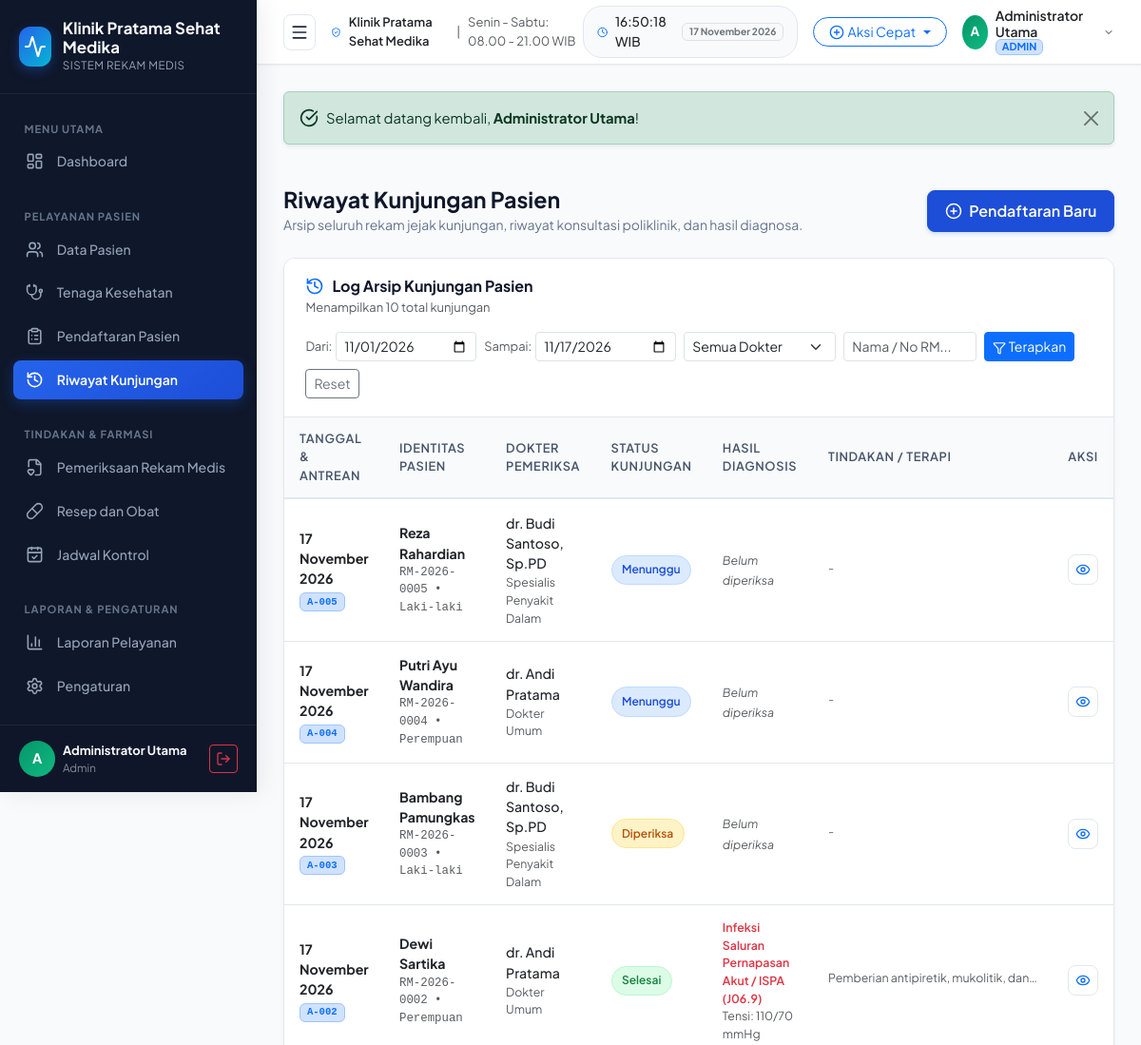
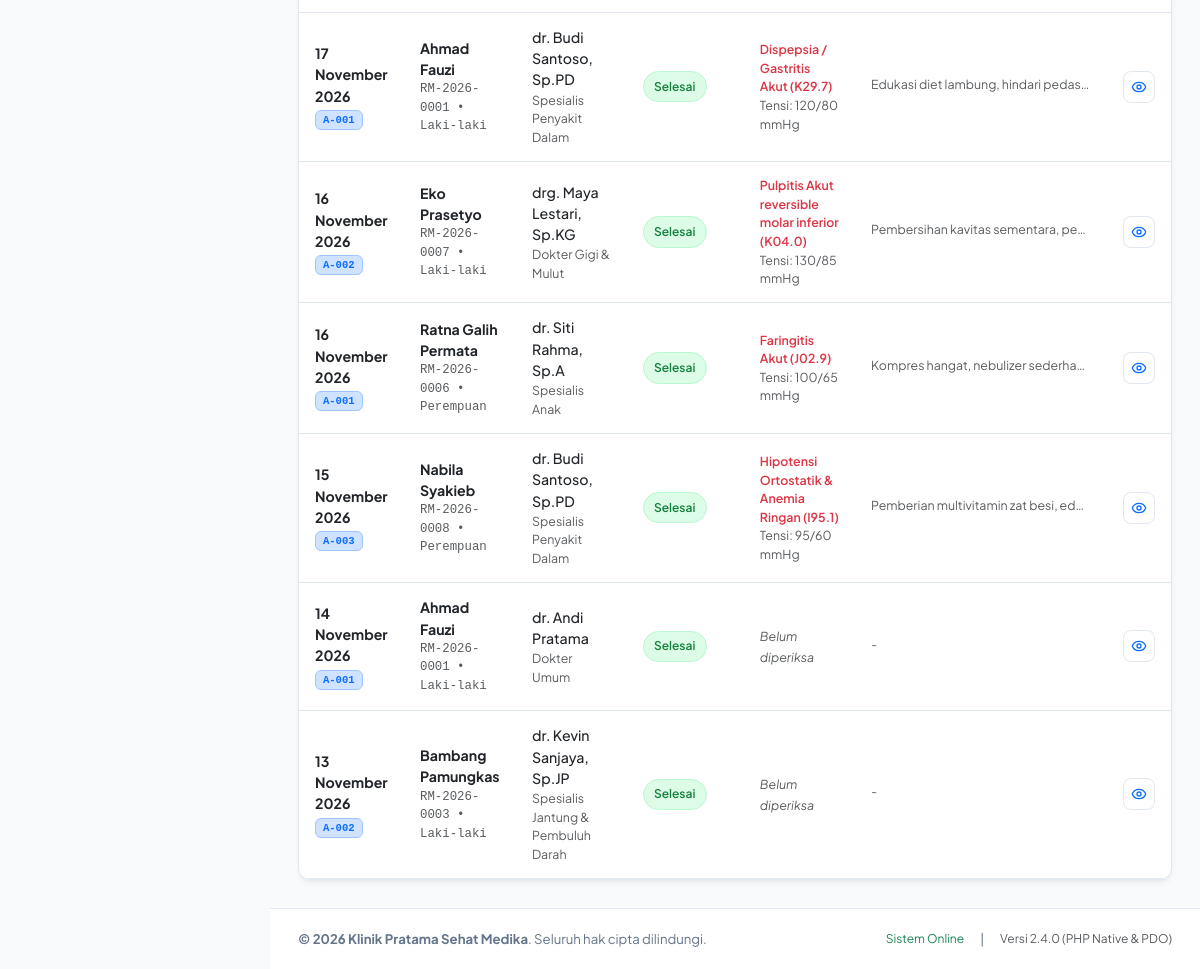
/pages/kunjungan.php (signed in), run on the app's committed database (2 pictures, top to bottom).
### tables this page shows
CREATE TABLE `pengaturan_klinik` (
  `id` INT PRIMARY KEY,
  `nama_klinik` VARCHAR(150) NOT NULL,
  `slogan` VARCHAR(255) DEFAULT 'Melayani dengan Sepenuh Hati dan Profesional',
  `alamat_klinik` TEXT NOT NULL,
  `no_telepon` VARCHAR(30) NOT NULL,
  `email_klinik` VARCHAR(100) NOT NULL,
  `website` VARCHAR(100) DEFAULT 'www.klinikmedika.com',
  `pimpinan_klinik` VARCHAR(100) NOT NULL,
  `jam_operasional` VARCHAR(150) DEFAULT 'Senin - Sabtu: 08.00 - 21.00 WIB',
  `logo` VARCHAR(255) DEFAULT 'logo-klinik.png'
);

CREATE TABLE `users` (
  `id` INT AUTO_INCREMENT PRIMARY KEY,
  `username` VARCHAR(50) NOT NULL UNIQUE,
  `password` VARCHAR(255) NOT NULL,
  `nama_lengkap` VARCHAR(100) NOT NULL,
  `role` ENUM('admin', 'dokter', 'petugas') NOT NULL DEFAULT 'admin',
  `email` VARCHAR(100) DEFAULT NULL,
  `foto` VARCHAR(255) DEFAULT 'default-avatar.png',
  `created_at` DATETIME DEFAULT CURRENT_TIMESTAMP,
  `updated_at` DATETIME DEFAULT CURRENT_TIMESTAMP ON UPDATE CURRENT_TIMESTAMP
);

CREATE TABLE `pendaftaran` (
  `id` INT AUTO_INCREMENT PRIMARY KEY,
  `nomor_antrean` VARCHAR(20) NOT NULL,
  `id_pasien` INT NOT NULL,
  `id_dokter` INT NOT NULL,
  `tanggal_kunjungan` DATE NOT NULL,
  `keluhan_awal` TEXT DEFAULT NULL,
  `jenis_pasien` ENUM('Umum', 'BPJS', 'Asuransi Swasta') NOT NULL DEFAULT 'Umum',
  `status` ENUM('Menunggu', 'Diperiksa', 'Selesai', 'Dibatalkan') NOT NULL DEFAULT 'Menunggu',
  `created_at` DATETIME DEFAULT CURRENT_TIMESTAMP,
  INDEX (`tanggal_kunjungan`),
  INDEX (`status`),
  CONSTRAINT `fk_pendaftaran_pasien` FOREIGN KEY (`id_pasien`) REFERENCES `pasien` (`id`) ON DELETE CASCADE,
  CONSTRAINT `fk_pendaftaran_dokter` FOREIGN KEY (`id_dokter`) REFERENCES `dokter` (`id`) ON DELETE RESTRICT
);

CREATE TABLE `pasien` (
  `id` INT AUTO_INCREMENT PRIMARY KEY,
  `nomor_rm` VARCHAR(20) NOT NULL UNIQUE,
  `nik` VARCHAR(20) NOT NULL,
  `nama_pasien` VARCHAR(100) NOT NULL,
  `jenis_kelamin` ENUM('Laki-laki', 'Perempuan') NOT NULL,
  `tempat_lahir` VARCHAR(50) DEFAULT NULL,
  `tanggal_lahir` DATE NOT NULL,
  `alamat` TEXT NOT NULL,
  `no_telepon` VARCHAR(25) NOT NULL,
  `gol_darah` ENUM('A', 'B', 'AB', 'O', '-') DEFAULT '-',
  `alergi` VARCHAR(255) DEFAULT 'Tidak Ada',
  `created_at` DATETIME DEFAULT CURRENT_TIMESTAMP,
  `updated_at` DATETIME DEFAULT CURRENT_TIMESTAMP ON UPDATE CURRENT_TIMESTAMP
);

CREATE TABLE `dokter` (
  `id` INT AUTO_INCREMENT PRIMARY KEY,
  `nip` VARCHAR(30) NOT NULL UNIQUE,
  `nama_dokter` VARCHAR(100) NOT NULL,
  `spesialisasi` VARCHAR(100) NOT NULL,
  `no_telepon` VARCHAR(25) NOT NULL,
  `email` VARCHAR(100) DEFAULT NULL,
  `jadwal_praktek` VARCHAR(255) NOT NULL,
  `status` ENUM('Aktif', 'Cuti', 'Nonaktif') NOT NULL DEFAULT 'Aktif',
  `created_at` DATETIME DEFAULT CURRENT_TIMESTAMP,
  `updated_at` DATETIME DEFAULT CURRENT_TIMESTAMP ON UPDATE CURRENT_TIMESTAMP
);

CREATE TABLE `rekam_medis` (
  `id` INT AUTO_INCREMENT PRIMARY KEY,
  `id_pendaftaran` INT NOT NULL UNIQUE,
  `id_pasien` INT NOT NULL,
  `id_dokter` INT NOT NULL,
  `tanggal_pemeriksaan` DATETIME DEFAULT CURRENT_TIMESTAMP,
  `keluhan` TEXT NOT NULL,
  `tekanan_darah` VARCHAR(20) DEFAULT '-',
  `suhu_tubuh` DECIMAL(4,1) DEFAULT NULL,
  `berat_badan` DECIMAL(5,1) DEFAULT NULL,
  `tinggi_badan` DECIMAL(5,1) DEFAULT NULL,
  `diagnosis` TEXT NOT NULL,
  `tindakan` TEXT NOT NULL,
  `catatan_dokter` TEXT DEFAULT NULL,
  `created_at` DATETIME DEFAULT CURRENT_TIMESTAMP,
  CONSTRAINT `fk_rm_pendaftaran` FOREIGN KEY (`id_pendaftaran`) REFERENCES `pendaftaran` (`id`) ON DELETE CASCADE,
  CONSTRAINT `fk_rm_pasien` FOREIGN KEY (`id_pasien`) REFERENCES `pasien` (`id`) ON DELETE CASCADE,
  CONSTRAINT `fk_rm_dokter` FOREIGN KEY (`id_dokter`) REFERENCES `dokter` (`id`) ON DELETE RESTRICT
);

### pages/kunjungan.php (the view, shortened to what the rows shown need)
<?php
require_once __DIR__ . '/../includes/header.php';
$filter_dari = $_GET['dari'] ?? date('Y-m-01');
$filter_sampai = $_GET['sampai'] ?? date('Y-m-d');
$sql = "
    SELECT p.*, pas.nomor_rm, pas.nama_pasien, pas.nik, pas.jenis_kelamin, pas.no_telepon, pas.gol_darah,
           d.nama_dokter, d.spesialisasi,
           rm.id AS id_rekam_medis, rm.diagnosis, rm.tindakan, rm.tekanan_darah, rm.suhu_tubuh
    FROM pendaftaran p
    JOIN pasien pas ON p.id_pasien = pas.id
    JOIN dokter d ON p.id_dokter = d.id
    LEFT JOIN rekam_medis rm ON p.id = rm.id_pendaftaran
    WHERE 1=1
";
$params = [];
if (!empty($filter_dari)) {
    $sql .= " AND p.tanggal_kunjungan >= ?";
    $params[] = $filter_dari;
}
if (!empty($filter_sampai)) {
    $sql .= " AND p.tanggal_kunjungan <= ?";
    $params[] = $filter_sampai;
}
$sql .= " ORDER BY p.tanggal_kunjungan DESC, p.id DESC";
$stmt = $pdo->prepare($sql);
$stmt->execute($params);
$kunjungan_list = $stmt->fetchAll();
?>
<div class="page-header">
  <div>
    <h2 class="page-title">Riwayat Kunjungan Pasien</h2>
  </div>
</div>
<div class="card-custom">
  <div class="table-responsive">
    <table class="table-custom">
      <thead>
        <tr>
          <th>Tanggal & Antrean</th>
          <th>Identitas Pasien</th>
          <th>Dokter Pemeriksa</th>
          <th>Status Kunjungan</th>
          <th>Hasil Diagnosis</th>
          <th>Tindakan / Terapi</th>
          <th class="text-end">Aksi</th>
        </tr>
      </thead>
      <tbody>
        <?php if (!empty($kunjungan_list)): ?>
          <?php foreach ($kunjungan_list as $row): ?>
            <tr>
              <td>
                <div class="fw-bold text-dark"><?= format_date_id($row['tanggal_kunjungan']); ?></div>
                <span class="badge bg-primary-subtle text-primary border border-primary-subtle font-monospace">
                  <?= e($row['nomor_antrean']); ?>
                </span>
              </td>
              <td>
                <div class="fw-bold text-dark"><?= e($row['nama_pasien']); ?></div>
                <div class="small text-muted font-monospace"><?= e($row['nomor_rm']); ?> &bull; <?= e($row['jenis_kelamin']); ?></div>
              </td>
              <td>
                <div class="fw-medium text-dark"><?= e($row['nama_dokter']); ?></div>
                <div class="small text-muted"><?= e($row['spesialisasi']); ?></div>
              </td>
              <td>
                <?php if ($row['status'] === 'Selesai'): ?>
                  <span class="badge-custom badge-success-soft">Selesai</span>
                <?php elseif ($row['status'] === 'Diperiksa'): ?>
                  <span class="badge-custom badge-warning-soft">Diperiksa</span>
                <?php elseif ($row['status'] === 'Menunggu'): ?>
                  <span class="badge-custom badge-primary-soft">Menunggu</span>
                <?php else: ?>
                  <span class="badge-custom badge-danger-soft">Batal</span>
                <?php endif; ?>
              </td>
              <td>
                <?php if (!empty($row['diagnosis'])): ?>
                  <div class="fw-semibold text-danger small"><?= e($row['diagnosis']); ?></div>
                  <div class="small text-muted">Tensi: <?= e($row['tekanan_darah']); ?> mmHg</div>
                <?php else: ?>
                  <span class="text-muted small fst-italic">Belum diperiksa</span>
                <?php endif; ?>
              </td>
              <td>
                <span class="small text-muted text-truncate d-inline-block" style="max-width:220px;" title="<?= e($row['tindakan']); ?>">
                  <?= e($row['tindakan'] ?: '-'); ?>
                </span>
              </td>
              <td class="text-end">
                <a href="<?= base_url('pages/kunjungan.php?id=' . $row['id']); ?>" class="btn-action-icon text-primary" title="Lihat Detail Lengkap">
                  <i data-lucide="eye" style="width:16px;height:16px;"></i>
                </a>
              </td>
            </tr>
          <?php endforeach; ?>
        <?php else: ?>
          <tr>
            <td colspan="7" class="text-center py-4 text-muted">Tidak ada data riwayat kunjungan yang sesuai dengan filter.</td>
          </tr>
        <?php endif; ?>
      </tbody>
    </table>
  </div>
</div>
<?php require_once __DIR__ . '/../includes/footer.php'; ?>

### includes/sidebar.php (shortened to what the rows shown need)
<aside class="app-sidebar" id="appSidebar">
  <div class="sidebar-header">
    <div class="d-flex flex-column">
      <span class="sidebar-brand-title"><?= e($clinic['nama_klinik']); ?></span>
      <span class="sidebar-brand-subtitle">Sistem Rekam Medis</span>
    </div>
  </div>
  <div class="sidebar-footer">
    <div class="d-flex align-items-center justify-content-between">
      <div class="d-flex align-items-center gap-2 overflow-hidden">
        <div class="user-avatar">
          <?= strtoupper(substr($user_active['nama_lengkap'] ?? 'U', 0, 1)); ?>
        </div>
        <div class="d-flex flex-column text-truncate" style="max-width: 140px;">
          <span class="text-light small fw-bold text-truncate"><?= e($user_active['nama_lengkap'] ?? 'User'); ?></span>
          <span class="text-white-50 text-capitalize" style="font-size:0.725rem;"><?= e($user_active['role'] ?? 'Petugas'); ?></span>
        </div>
      </div>
    </div>
  </div>
</aside>

### includes/navbar.php (shortened to what the rows shown need)
<header class="app-navbar">
  <div class="d-flex align-items-center gap-3">
    <div class="d-none d-md-flex align-items-center gap-2 text-muted small">
      <i data-lucide="shield-check" class="text-primary" style="width:18px;height:18px;"></i>
      <span class="fw-semibold text-dark"><?= e($clinic['nama_klinik']); ?></span>
      <span class="text-secondary-subtle">|</span>
      <span><?= e($clinic['jam_operasional']); ?></span>
    </div>
  </div>
  <div class="d-flex align-items-center gap-3">
    <div class="dropdown">
      <button class="btn p-0 border-0 d-flex align-items-center gap-2" type="button" data-bs-toggle="dropdown" aria-expanded="false">
        <div class="user-avatar" style="width:36px;height:36px;font-size:0.85rem;">
          <?= strtoupper(substr($user_active['nama_lengkap'] ?? 'U', 0, 1)); ?>
        </div>
        <div class="d-none d-sm-flex flex-column text-start">
          <span class="fw-semibold text-dark small" style="line-height:1.2;"><?= e($user_active['nama_lengkap'] ?? 'User'); ?></span>
          <span class="badge bg-primary-subtle text-primary border border-primary-subtle" style="font-size:0.68rem;padding:2px 6px;width:fit-content;">
            <?= strtoupper(e($user_active['role'] ?? 'Petugas')); ?>
          </span>
        </div>
        <i data-lucide="chevron-down" class="text-muted" style="width:16px;height:16px;"></i>
      </button>
    </div>
  </div>
</header>

### includes/footer.php (shortened to what the rows shown need)
    </main>
    <footer class="app-footer">
      <div>
        <strong>&copy; <?= date('Y'); ?> <?= e($clinic['nama_klinik']); ?></strong>. Seluruh hak cipta dilindungi.
      </div>
    </footer>
  </div>
</div>
</body>
</html>

### data on the page
pengaturan_klinik: nama_klinik "Klinik Pratama Sehat Medika", jam_operasional "Senin - Sabtu: 08.00 - 21.00 WIB"
users: nama_lengkap "A", nama_lengkap "Administrator Utama", role "Admin", role "ADMIN"
pendaftaran: tanggal_kunjungan "17 November 2026", nomor_antrean "A-005", id_pasien.nama_pasien "Reza Rahardian", id_pasien.nomor_rm "RM-2026-0005", id_pasien.jenis_kelamin "Laki-laki", id_dokter.nama_dokter "dr. Budi Santoso, Sp.PD", id_dokter.spesialisasi "Spesialis Penyakit Dalam", status "Menunggu", shows "Belum diperiksa", tindakan "-"
pendaftaran: tanggal_kunjungan "17 November 2026", nomor_antrean "A-004", id_pasien.nama_pasien "Putri Ayu Wandira", id_pasien.nomor_rm "RM-2026-0004", id_pasien.jenis_kelamin "Perempuan", id_dokter.nama_dokter "dr. Andi Pratama", id_dokter.spesialisasi "Dokter Umum", status "Menunggu", shows "Belum diperiksa", tindakan "-"
pendaftaran: tanggal_kunjungan "17 November 2026", nomor_antrean "A-003", id_pasien.nama_pasien "Bambang Pamungkas", id_pasien.nomor_rm "RM-2026-0003", id_pasien.jenis_kelamin "Laki-laki", id_dokter.nama_dokter "dr. Budi Santoso, Sp.PD", id_dokter.spesialisasi "Spesialis Penyakit Dalam", status "Diperiksa", shows "Belum diperiksa", tindakan "-"
rekam_medis: id_pendaftaran.tanggal_kunjungan "17 November 2026", id_pendaftaran.nomor_antrean "A-002", id_pasien.nama_pasien "Dewi Sartika", id_pasien.nomor_rm "RM-2026-0002", id_pasien.jenis_kelamin "Perempuan", id_dokter.nama_dokter "dr. Andi Pratama", id_dokter.spesialisasi "Dokter Umum", shows "Selesai", diagnosis "Infeksi Saluran Pernapasan Akut / ISPA (J06.9)", tekanan_darah "110/70", tindakan "Pemberian antipiretik, mukolitik, dan…"
rekam_medis: id_pendaftaran.tanggal_kunjungan "17 November 2026", id_pendaftaran.nomor_antrean "A-001", id_pasien.nama_pasien "Ahmad Fauzi", id_pasien.nomor_rm "RM-2026-0001", id_pasien.jenis_kelamin "Laki-laki", id_dokter.nama_dokter "dr. Budi Santoso, Sp.PD", id_dokter.spesialisasi "Spesialis Penyakit Dalam", shows "Selesai", diagnosis "Dispepsia / Gastritis Akut (K29.7)", tekanan_darah "120/80", tindakan "Edukasi diet lambung, hindari pedas…"
rekam_medis: id_pendaftaran.tanggal_kunjungan "16 November 2026", id_pendaftaran.nomor_antrean "A-002", id_pasien.nama_pasien "Eko Prasetyo", id_pasien.nomor_rm "RM-2026-0007", id_pasien.jenis_kelamin "Laki-laki", id_dokter.nama_dokter "drg. Maya Lestari, Sp.KG", id_dokter.spesialisasi "Dokter Gigi & Mulut", shows "Selesai", diagnosis "Pulpitis Akut reversible molar inferior (K04.0)", tekanan_darah "130/85", tindakan "Pembersihan kavitas sementara, pe…"
rekam_medis: id_pendaftaran.tanggal_kunjungan "16 November 2026", id_pendaftaran.nomor_antrean "A-001", id_pasien.nama_pasien "Ratna Galih Permata", id_pasien.nomor_rm "RM-2026-0006", id_pasien.jenis_kelamin "Perempuan", id_dokter.nama_dokter "dr. Siti Rahma, Sp.A", id_dokter.spesialisasi "Spesialis Anak", shows "Selesai", diagnosis "Faringitis Akut (J02.9)", tekanan_darah "100/65", tindakan "Kompres hangat, nebulizer sederha…"
rekam_medis: id_pendaftaran.tanggal_kunjungan "15 November 2026", id_pendaftaran.nomor_antrean "A-003", id_pasien.nama_pasien "Nabila Syakieb", id_pasien.nomor_rm "RM-2026-0008", id_pasien.jenis_kelamin "Perempuan", id_dokter.nama_dokter "dr. Budi Santoso, Sp.PD", id_dokter.spesialisasi "Spesialis Penyakit Dalam", shows "Selesai", diagnosis "Hipotensi Ortostatik & Anemia Ringan (I95.1)", tekanan_darah "95/60", tindakan "Pemberian multivitamin zat besi, ed…"
pendaftaran: tanggal_kunjungan "14 November 2026", nomor_antrean "A-001", id_pasien.nama_pasien "Ahmad Fauzi", id_pasien.nomor_rm "RM-2026-0001", id_pasien.jenis_kelamin "Laki-laki", id_dokter.nama_dokter "dr. Andi Pratama", id_dokter.spesialisasi "Dokter Umum", status "Selesai", shows "Belum diperiksa", tindakan "-"
pendaftaran: tanggal_kunjungan "13 November 2026", nomor_antrean "A-002", id_pasien.nama_pasien "Bambang Pamungkas", id_pasien.nomor_rm "RM-2026-0003", id_pasien.jenis_kelamin "Laki-laki", id_dokter.nama_dokter "dr. Kevin Sanjaya, Sp.JP", id_dokter.spesialisasi "Spesialis Jantung & Pembuluh Darah", status "Selesai", shows "Belum diperiksa", tindakan "-"

### other printed values
$flash['message'] "Selamat datang kembali, Administrator Utama !"
count($kunjungan_list) "10"
